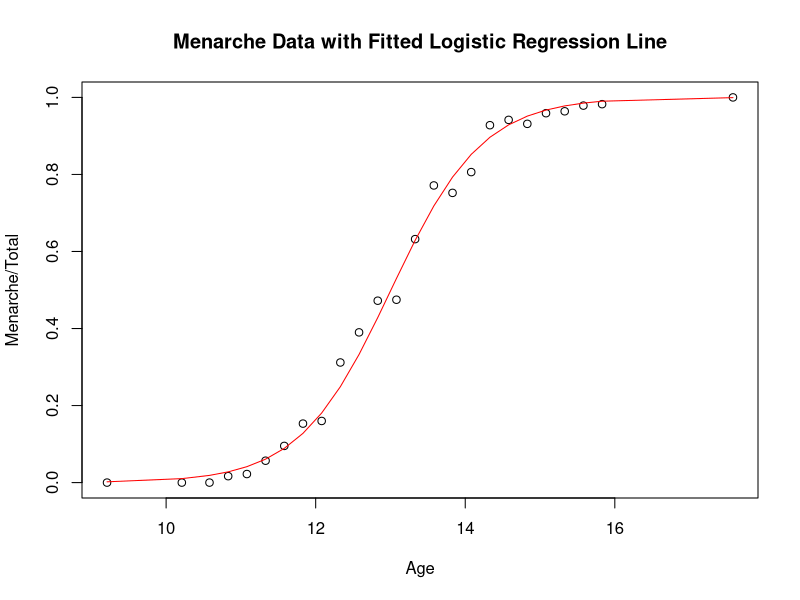
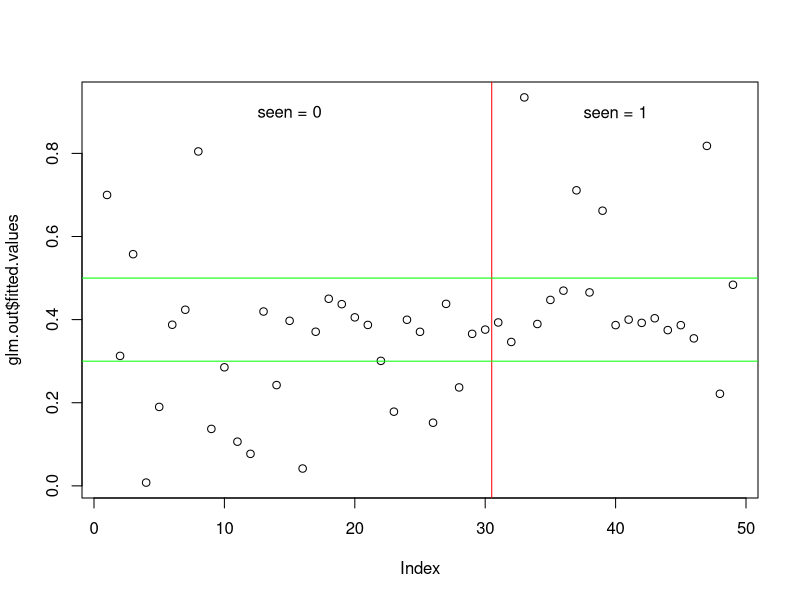

Recreate these plots in R, in order.
library(MASS)
data(menarche)
str(menarche)
summary(menarche)
plot(Menarche/Total ~ Age, data = menarche)
glm.out <- glm(cbind(Menarche, Total - Menarche) ~ Age, family = binomial(logit), data = menarche)
lines(menarche$Age, glm.out$fitted.values, type = "l", col = "red")
title(main = "Menarche Data with Fitted Logistic Regression Line")
summary(glm.out)
1 - pchisq(26.7, df = 23)


gorilla = read.table(header=T, text="
                     seen   W   C CW
                     0 126  86 64
                     0 118  76 54
                     0  61  66 44
                     0  69  48 32
                     0  57  59 42
                     0  78  64 53
                     0 114  61 41
                     0  81  85 47
                     0  73  57 33
                     0  93  50 45
                     0 116  92 49
                     0 156  70 45
                     0  90  66 48
                     0 120  73 49
                     0  99  68 44
                     0 113 110 47
                     0 103  78 52
                     0 123  61 28
                     0  86  65 42
                     0  99  77 51
                     0 102  77 54
                     0 120  74 53
                     0 128 100 56
                     0 100  89 56
                     0  95  61 37
                     0  80  55 36
                     0  98  92 51
                     0 111  90 52
                     0 101  85 45
                     0 102  78 51
                     1 100  66 48
                     1 112  78 55
                     1  82  84 37
                     1  72  63 46
                     1  72  65 47
                     1  89  71 49
                     1 108  46 29
                     1  88  70 49
                     1 116  83 67
                     1 100  69 39
                     1  99  70 43
                     1  93  63 36
                     1 100  93 62
                     1 110  76 56
                     1 100  83 36
                     1 106  71 49
                     1 115 112 66
                     1 120  87 54
                     1  97  82 41")
cor(gorilla)
with(gorilla, tapply(W, seen, mean))
glm.out <- glm(seen ~ W * C * CW, family = binomial(link = "logit"), data = gorilla)
summary(glm.out)
1 - pchisq((65.438 - 57.281), (48 - 41))
1 - pchisq(57.281, 41)
anova(glm.out, test = "Chisq")
plot(glm.out$fitted.values)
abline(v = 30.5, col = "red")
abline(h = 0.3, col = "green")
abline(h = 0.5, col = "green")
text(15, 0.9, "seen = 0")
text(40, 0.9, "seen = 1")
glm.out2 <- glm(seen ~ CW * C * W, family = binomial(link = "logit"), data = gorilla)
anova(glm.out2, test = "Chisq")


              
